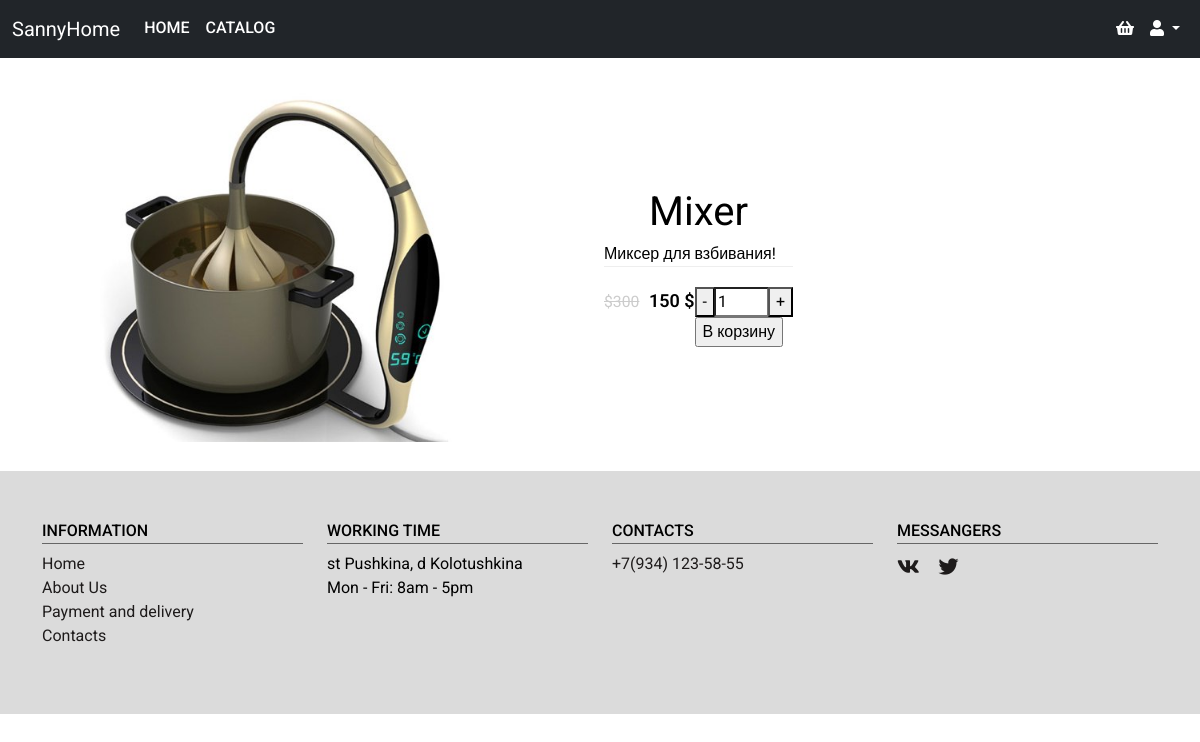
Page /index.php?page=tovarCart&id=6 on the committed database.
### tables this page shows
CREATE TABLE `products` (
  `id` int NOT NULL,
  `name` varchar(45) NOT NULL,
  `category` int NOT NULL,
  `desc` longtext NOT NULL,
  `imgs` varchar(45) NOT NULL,
  `price` int NOT NULL,
  `productscol` varchar(45) NOT NULL
);

### templates/tovarCart.php (the view, shortened to what this page needs)
<main class="main">
  <img src="<?php echo $good['imgs']; ?>" alt="">
  <div class="tovar d-flex-column">
    <div class="header"><?php echo $good['name']; ?></div>
    <div class="body">
      <?php echo $good['desc']; ?>
      <div class="product-bottom-details d-flex justify-content-between">
        <div class="product-price">
          <small>$300</small> <?php echo $good['price'] . ' $'; ?>
        </div>
        <form id="form1" name="form1" action="add_cart.php" method="post">
          <div class="input-group quantity_goods">
            <input type="button" value="-" id="button_minus">
            <input onchange="location=value" type="number" step="1" min="1" max="10" id="num_count" name="quantity" value="1" title="Qty">
            <input type="button" value="+" id="button_plus">
          </div>
          <input class='add_to_cart' type="submit" value="В корзину" name="submit">
        </form>
      </div>
    </div>
  </div>
</main>

### styles/style.css (style rules this page uses)
html { font-size: 16px; }
body { font-family: 'Roboto', sans-serif; font-size: 16px; font-weight: 400; color: #000; background-color: #fff; min-width: 320px; }
img { max-width: 100%; height: auto; }
.product-bottom-details { overflow: hidden; border-top: 1px solid #eee; padding-top: 20px; }
.product-price { font-size: 18px; font-weight: 600; }
.product-price small { color: #ccc; font-weight: 400; text-decoration: line-through; margin-right: 5px; }
.main { display: flex; align-items: center; padding: 2vw; }
.main img { width: 40vw; }
.header { font-size: 40px; display: flex; justify-content: center; }
.tovar { padding: 100px; }

### rows in the picture
products: name "Mixer", desc "Миксер для взбивания!", price "150"
